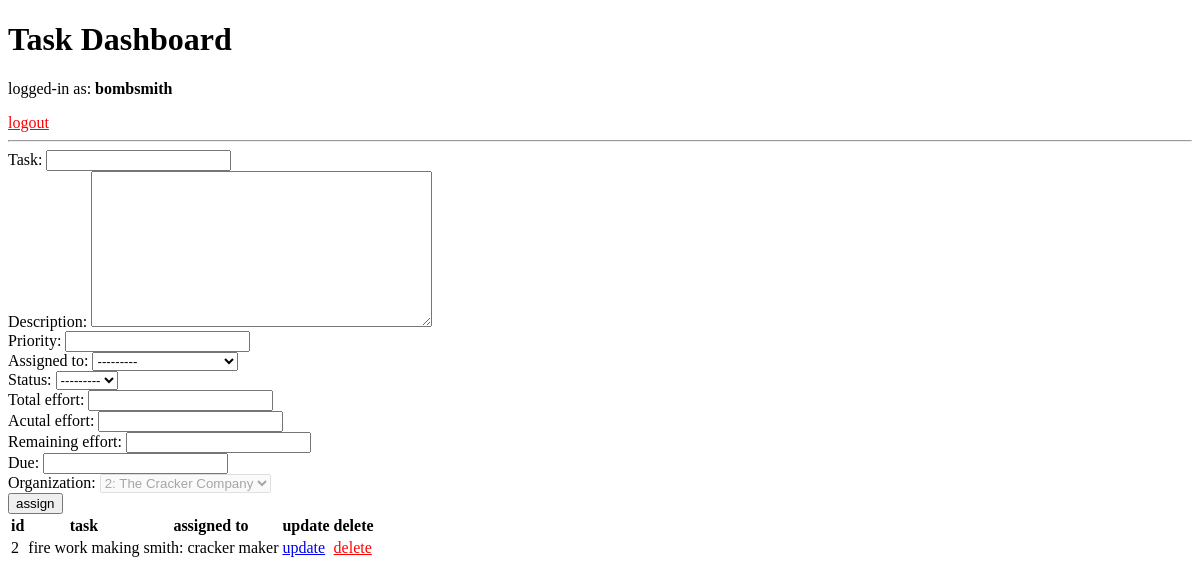
The app's page / (signed in), older data.
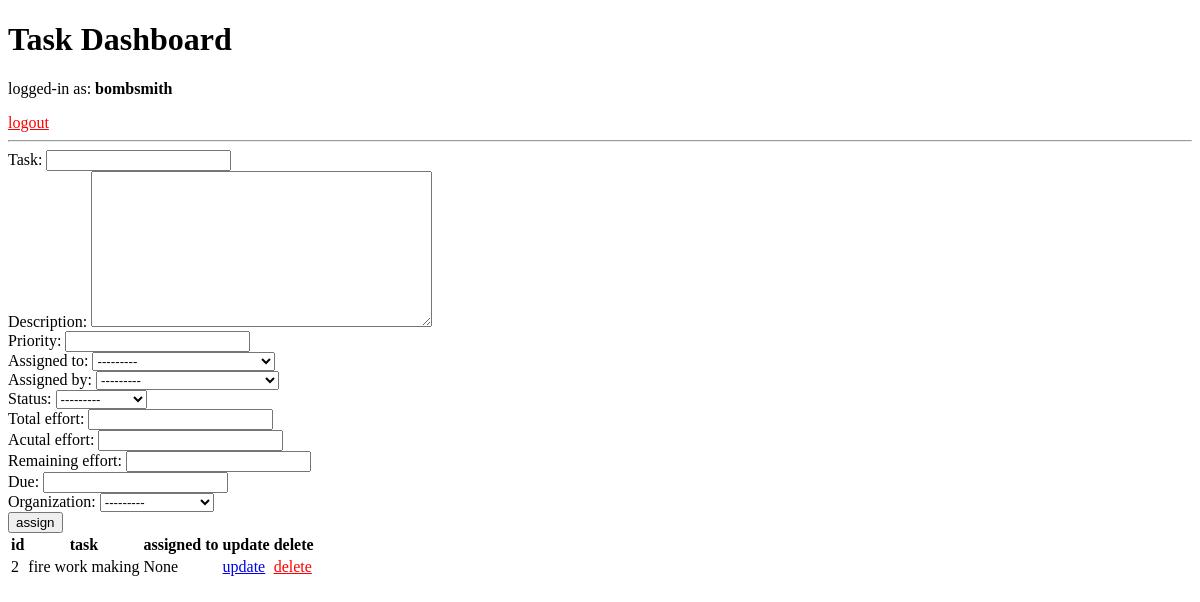
The same page, newer data.
### tasks/models.py (models this page shows, shortened)
class Task(models.Model):
    task = models.CharField(max_length=128, null=False, blank=False)
    description = models.TextField(null=True, blank=True)
    priority = models.IntegerField(default=None, null=True)
    assigned_to = models.ForeignKey(Member, related_name="assigned_to", default=None, null=True, on_delete=models.SET_NULL)
    assigned_by = models.ForeignKey(Member, related_name="assigned_by", default=None, null=True, on_delete=models.SET_NULL)
    status = models.ForeignKey(Status, default=None, null=True, on_delete=models.SET_NULL)
    total_effort = models.IntegerField(default=None, null=True)
    acutal_effort = models.IntegerField(default=None, null=True)
    remaining_effort = models.IntegerField(default=None, null=True)
    due = models.DateTimeField(default=None)
    organization = models.ForeignKey(Organization, default=None, null=True, on_delete=models.SET_NULL)
    created_at = models.DateTimeField(default=timezone.now, editable=False)
    update_at = models.DateTimeField(auto_now=True)

### teams/models.py (models this page shows)
class Member(models.Model):
    member_id = models.UUIDField(default=uuid.uuid4(), unique=True, null=False, blank=False, editable=False)
    user = models.OneToOneField(User, on_delete=models.CASCADE)
    organization = models.ForeignKey(Organization, on_delete=models.CASCADE)
    role = models.ForeignKey(Role, null=True, on_delete=models.SET_NULL)
    is_active = models.BooleanField(default=False, null=True)
    is_admin = models.BooleanField(default=False, null=True)
    created_at = models.DateTimeField(default=timezone.now, editable=False)
    update_at = models.DateTimeField(auto_now=True)
    def __str__(self):
        return f"{self.user.first_name}: {self.role}"

class Role(models.Model):
    name = models.CharField(max_length=256, null=False, blank=False)
    description = models.TextField(null=True, blank=True)
    organization = models.ForeignKey(Organization, on_delete=models.CASCADE)
    created_at = models.DateTimeField(default=timezone.now, editable=False)
    update_at = models.DateTimeField(auto_now=True)
    def __str__(self):
        return f"{self.name}"

### tasks/views.py (the view, shortened to what this page needs)
# urls.py: path("", dashboard, name="dashboard"),
@login_required(login_url='login')
def dashboard(request):
    member = Member.objects.filter(user__id=request.user.id).first()
    organization = member.organization if member else None
    task_form = TaskForm(organization=organization, user=request.user)
    tasks = Task.objects.filter(organization=organization)
    context = {
        "tasks": tasks,
        "username": request.user.username,
        "task_form": task_form
    }
    return render(request, "dashboard.html", context)

### tasks/models.py (called while the page is built)
    def __str__(self):
        return f"{self.name}"

### teams/models.py (called while the page is built)
    def __str__(self):
        return f"{self.id}: {self.name}"

### tasks/templates/dashboard.html (shortened to what this page needs)
<!DOCTYPE html>
<html lang="en">
<head>
</head>
<body>
    <h1>Task Dashboard</h1>
    <p>logged-in as: <strong>{{ username }}</strong></p>
    <a href="{% url 'logout' %}" style="color: red;">logout</a>
    <hr>
    <form method="post">
        {{ task_form }}
        <button type="submit">assign</button>
    </form>
    <table>
        <thead>
            <th>id</th>
            <th>task</th>
            <th>assigned to</th>
            <th>update</th>
            <th>delete</th>
        </thead>
        {% for task in tasks %}
        <tbody>
            <td>{{ task.id }}</td>
            <td>{{ task.task }}</td>
            <td>{{ task.assigned_to }}</td>
            <td><a href="{% url 'update_task' task.id %}">update</a></td>
            <td><a href="{% url 'delete_task' task.id %}" onclick="return confirm('Are you sure?');" style="color: red;">delete</a></td>
        </tbody>
        {% endfor %}
    </table>
</body>
</html>

Row changes from the older to the newer data that the page shows:
changed Task "fire work making": assigned_to "smith: cracker maker" → "None"
Text that changed along with them:
form field assigned_by: (not shown) → "---------"
form field organization: "2: The Cracker Company" → "---------"
text no longer shown: "Task: Description: Priority: Assigned to: Status: Total effort: Acutal effort: Remaining effort: Due: Organization:"
text now shown: "Task: Description: Priority: Assigned to: Assigned by: Status: Total effort: Acutal effort: Remaining effort: Due: Organization:"
